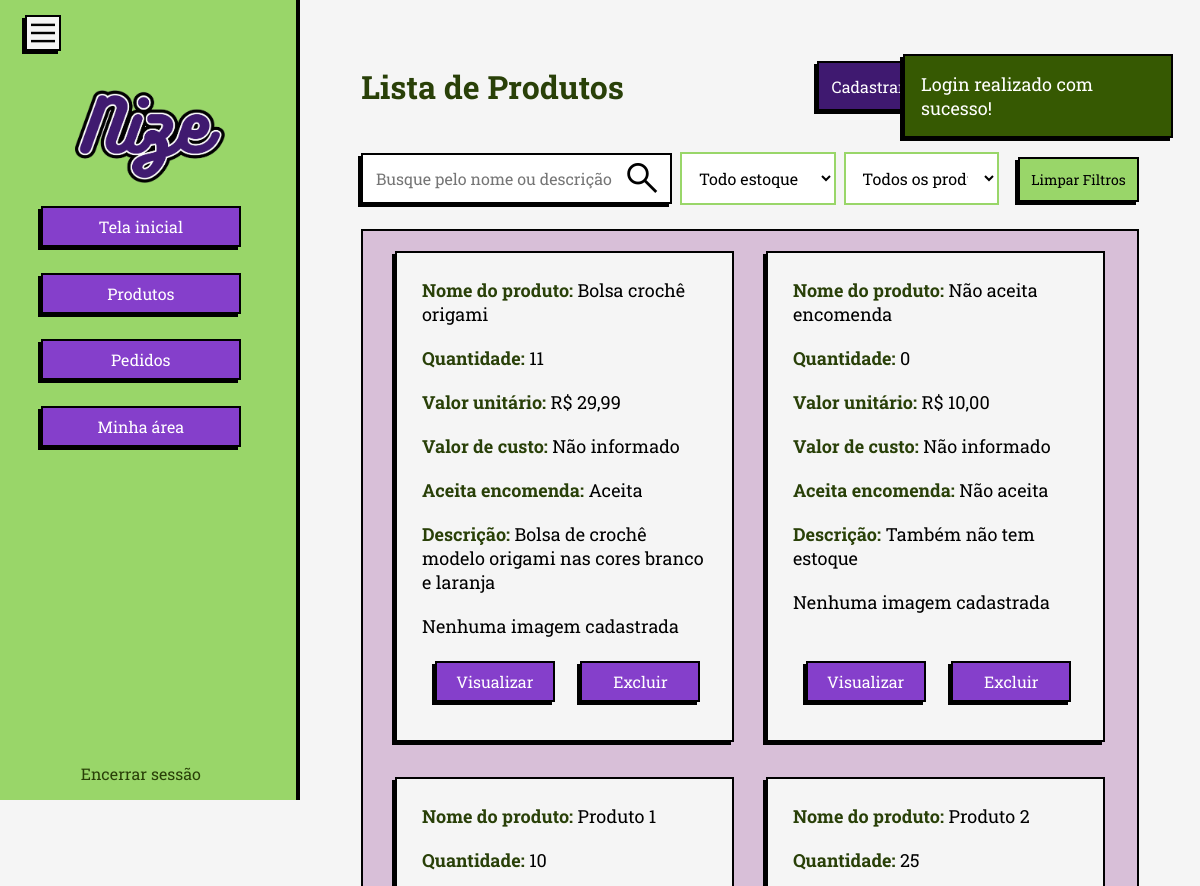
Before: /php/view/gui_visualizacao_produtos.php (signed in, upper part) with the older database file.
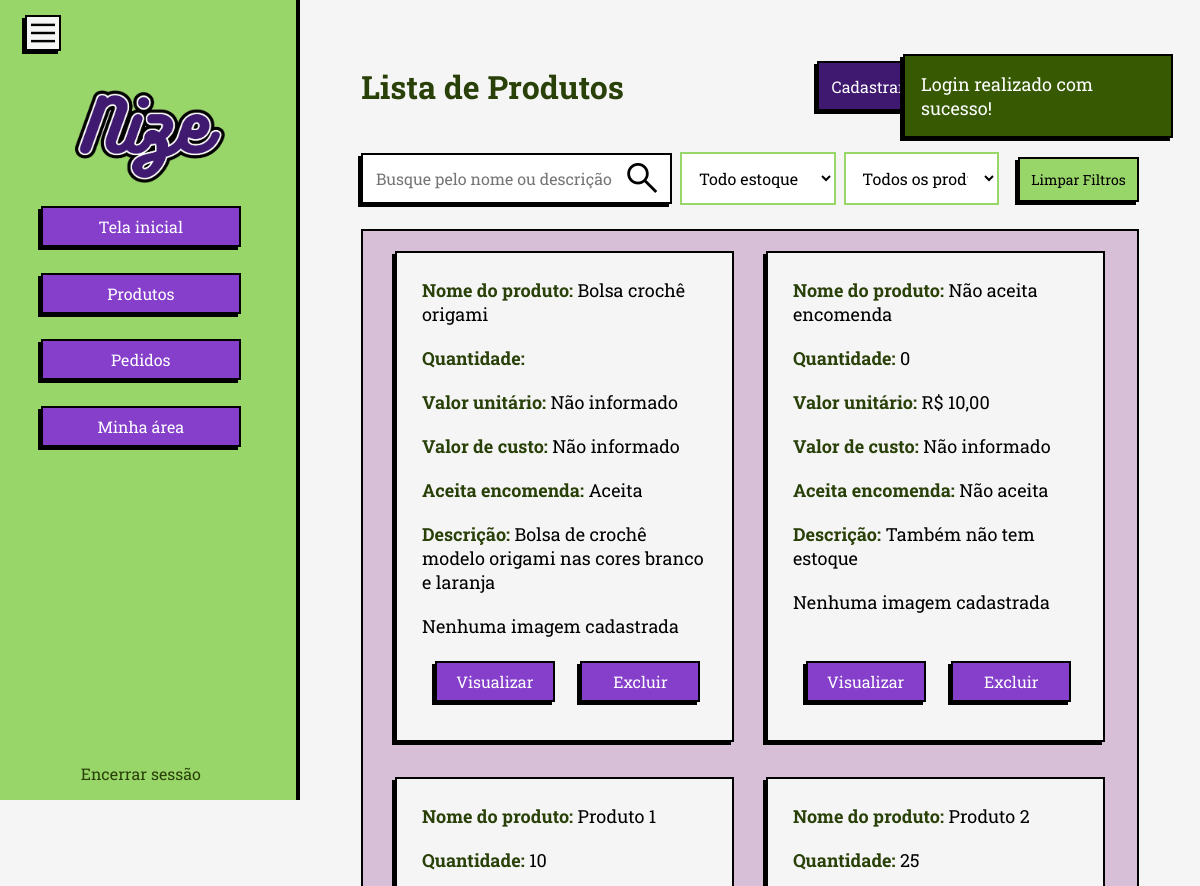
After: the same page with the newer database file.
### tables this page shows
CREATE TABLE produtos (
            id_produto INTEGER PRIMARY KEY AUTOINCREMENT NOT NULL,
            id_usuario INTEGER NOT NULL,
            nome TEXT NOT NULL,
            valor_unitario REAL NOT NULL,
            quantidade INTEGER NULL,
            imagem TEXT NULL,
            aceita_encomenda INTEGER NULL,
            descricao TEXT NULL,
            valor_custo REAL NULL,
            FOREIGN KEY (id_usuario) REFERENCES usuario (id_usuario)
    );

### php/persistence/conexaoBanco.class.php (called while the page is built, shortened)
<?php
class ConexaoBanco extends PDO {
    private static $instancia = null;
    public static function getInstancia() {
        if (!isset(self::$instancia)) {
            try {
                $caminhoBanco = __DIR__ . '/nize_database.db';
                $dsn = "sqlite:" . $caminhoBanco;
                self::$instancia = new ConexaoBanco($dsn, null, null);
                self::$instancia->setAttribute(PDO::ATTR_ERRMODE, PDO::ERRMODE_EXCEPTION);
                self::$instancia->setAttribute(PDO::ATTR_DEFAULT_FETCH_MODE, PDO::FETCH_ASSOC);
            } catch (PDOException $e) {
                $msg_erro = urlencode("Erro ao conectar com o banco SQLite: " . $e->getMessage());
                header("location:../view/gui_erro.php?msg=" . $msg_erro);
                exit;
            }
        }
        return self::$instancia;
    }
}

### php/model/usuario.class.php (called while the page is built, shortened)
<?php
class Usuario{
    public function __get($attribute){
        return $this->$attribute;
    }
}
?>

### php/dao/produtodao.class.php (called while the page is built, shortened)
<?php
require_once '../persistence/conexaoBanco.class.php';
class ProdutoDAO{
    private $conexao;
    public function __construct() {
        $this-> conexao = ConexaoBanco::getInstancia();
    }
    public function listarTodosProdutos($id_usuario) : array {
        try{
            $sql = $this->conexao->prepare("SELECT * FROM produtos WHERE id_usuario = :id_usuario ORDER BY nome ASC");
            $sql->bindValue(":id_usuario", $id_usuario);
            $sql->execute();
            return $sql->fetchAll(PDO::FETCH_ASSOC);
        } catch (Exception $e){
            $_SESSION['msg'] = "Erro ao listar produtos";
            header("location:../view/gui_visualizacao_produtos.php");
            exit;
        }
    }
}

### php/view/gui_visualizacao_produtos.php (the view, shortened to what the changed rows need)
<?php
require_once '../model/usuario.class.php';
require_once '../dao/produtodao.class.php';
$usuario = unserialize($_SESSION['usuario_logado']);
$produtoDAO = new ProdutoDAO();
$lista = $produtoDAO->listarTodosProdutos($usuario->id_usuario);
?>
<!DOCTYPE html>
<html lang="pt-br">
<head>
    <link rel="stylesheet" href="../../css/normalize.css">
    <link rel="stylesheet" href="../../css/query.css">
    <link rel="stylesheet" href="../../css/style.css">
</head>
<body>
    <div class="conteudo-pagina">
    <main>
        <div class="internal-nav">
            <div class="internal-nav-links">
                <h1>Lista de Produtos</h1>
            </div>
        </div>
        <div class="lista-produtos">
            <?php if (!empty($lista)): ?>
                <?php foreach ($lista as $item):?>
                    <div class="product-view">
                        <p><strong>Nome do produto:</strong> <?php echo htmlspecialchars(mb_convert_encoding($item['nome'], "UTF-8", "AUTO")); ?></p>
                        <p><strong>Quantidade:</strong> <?php echo htmlspecialchars($item['quantidade']);?> </p>
                        <?php if ($item['valor_unitario']) { $valor_unitario = "R$ " . number_format($item['valor_unitario'], 2, ',', '.'); } else {$valor_unitario = "Não informado"; }?>
                        <p><strong>Valor unitário:</strong> <?php echo $valor_unitario?></p>
                        <?php if ($item['valor_custo']) {$valor_custo = "R$ " . number_format($item['valor_custo'], 2, ',', '.'); } else {$valor_custo = "Não informado"; }?>
                        <p><strong>Valor de custo:</strong> <?php echo $valor_custo; ?></p>
                        <?php if(htmlspecialchars($item['aceita_encomenda']) === '1') {
                            $aceita_encomenda = "Aceita";
                        } else {
                            $aceita_encomenda = "Não aceita";
                        }?>
                        <p><strong>Aceita encomenda:</strong> <?php echo $aceita_encomenda; ?></p>
                        <p><strong>Descrição:</strong> <?php echo htmlspecialchars($item['descricao']) ?></p>
                        <?php if($item['imagem']){
                            echo "<img src='uploads/" . htmlspecialchars($item['imagem']) . "' alt='imagem do produto' class='img-produtos'>";
                        } else {
                            echo "<p>Nenhuma imagem cadastrada</p>";
                        } ?>
                    <div class="product-btns">
                        <a href="gui_alteracao_produto.php?id=<?php echo $item['id_produto']; ?>">Visualizar</a>
                        <a href="../controller/produtoControle.php?op=excluir&id=<?php echo $item['id_produto'] ?>" onclick="return confirm('Deseja mesmo excluir?');">Excluir</a>
                    </div>
                </div>
                <?php endforeach; ?>
                <?php else: echo "Nenhum produto cadastrado." ?>
                <?php endif; ?>
        </div>
    </main>
    </div>
</body>
</html>

Changed rows visible on the page:
changed produtos "Bolsa crochê origami": valor_unitario "R$ 29,99" → "Não informado"; quantidade "11" → (not shown)
